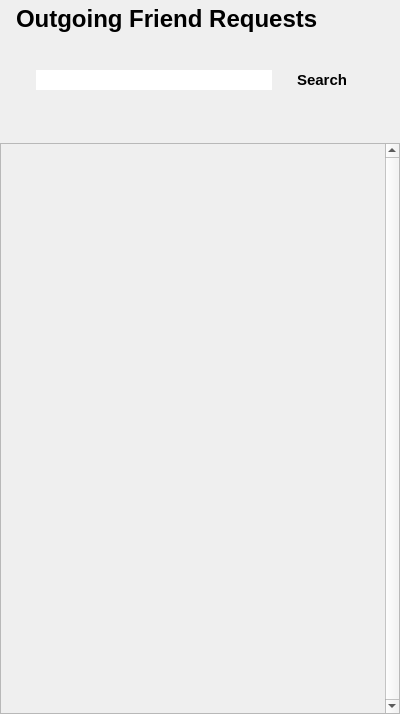
<?xml version="1.0" encoding="UTF-8"?>
<ui version="4.0">
 <class>OutgoingPage</class>
 <widget class="QWidget" name="OutgoingPage">
  <property name="geometry">
   <rect>
    <x>0</x>
    <y>0</y>
    <width>400</width>
    <height>714</height>
   </rect>
  </property>
  <property name="windowTitle">
   <string>Form</string>
  </property>
  <property name="styleSheet">
   <string notr="true"/>
  </property>
  <layout class="QVBoxLayout" name="verticalLayout">
   <property name="spacing">
    <number>0</number>
   </property>
   <property name="leftMargin">
    <number>0</number>
   </property>
   <property name="topMargin">
    <number>0</number>
   </property>
   <property name="rightMargin">
    <number>0</number>
   </property>
   <property name="bottomMargin">
    <number>0</number>
   </property>
   <item>
    <layout class="QVBoxLayout" name="verticalLayout_2" stretch="0,0">
     <property name="spacing">
      <number>20</number>
     </property>
     <property name="leftMargin">
      <number>16</number>
     </property>
     <property name="topMargin">
      <number>5</number>
     </property>
     <property name="rightMargin">
      <number>16</number>
     </property>
     <property name="bottomMargin">
      <number>35</number>
     </property>
     <item>
      <widget class="QLabel" name="label_2">
       <property name="font">
        <font>
         <pointsize>18</pointsize>
         <bold>true</bold>
        </font>
       </property>
       <property name="text">
        <string>&lt;html&gt;&lt;head/&gt;&lt;body&gt;&lt;p&gt;Outgoing Friend Requests&lt;/p&gt;&lt;/body&gt;&lt;/html&gt;</string>
       </property>
       <property name="scaledContents">
        <bool>false</bool>
       </property>
      </widget>
     </item>
     <item>
      <widget class="QFrame" name="searchFrame">
       <property name="minimumSize">
        <size>
         <width>150</width>
         <height>55</height>
        </size>
       </property>
       <property name="autoFillBackground">
        <bool>false</bool>
       </property>
       <property name="styleSheet">
        <string notr="true"/>
       </property>
       <property name="frameShape">
        <enum>QFrame::Shape::NoFrame</enum>
       </property>
       <property name="frameShadow">
        <enum>QFrame::Shadow::Raised</enum>
       </property>
       <layout class="QHBoxLayout" name="addFriendLayout_2" stretch="0,0">
        <property name="spacing">
         <number>0</number>
        </property>
        <property name="leftMargin">
         <number>20</number>
        </property>
        <property name="topMargin">
         <number>9</number>
        </property>
        <property name="rightMargin">
         <number>12</number>
        </property>
        <property name="bottomMargin">
         <number>9</number>
        </property>
        <item>
         <widget class="QLineEdit" name="searchInput">
          <property name="frame">
           <bool>false</bool>
          </property>
         </widget>
        </item>
        <item>
         <widget class="QPushButton" name="searchButton">
          <property name="minimumSize">
           <size>
            <width>100</width>
            <height>30</height>
           </size>
          </property>
          <property name="font">
           <font>
            <pointsize>11</pointsize>
            <bold>true</bold>
           </font>
          </property>
          <property name="cursor">
           <cursorShape>PointingHandCursor</cursorShape>
          </property>
          <property name="styleSheet">
           <string notr="true"/>
          </property>
          <property name="text">
           <string>Search</string>
          </property>
          <property name="flat">
           <bool>true</bool>
          </property>
         </widget>
        </item>
       </layout>
      </widget>
     </item>
    </layout>
   </item>
   <item>
    <widget class="QScrollArea" name="scrollAreaOutgoing">
     <property name="styleSheet">
      <string notr="true"/>
     </property>
     <property name="verticalScrollBarPolicy">
      <enum>Qt::ScrollBarPolicy::ScrollBarAlwaysOn</enum>
     </property>
     <property name="sizeAdjustPolicy">
      <enum>QAbstractScrollArea::SizeAdjustPolicy::AdjustIgnored</enum>
     </property>
     <property name="widgetResizable">
      <bool>true</bool>
     </property>
     <property name="alignment">
      <set>Qt::AlignmentFlag::AlignBottom|Qt::AlignmentFlag::AlignRight|Qt::AlignmentFlag::AlignTrailing</set>
     </property>
     <widget class="QWidget" name="scrollAreaWidgetContents">
      <property name="geometry">
       <rect>
        <x>0</x>
        <y>0</y>
        <width>384</width>
        <height>565</height>
       </rect>
      </property>
      <property name="sizePolicy">
       <sizepolicy hsizetype="Expanding" vsizetype="Preferred">
        <horstretch>0</horstretch>
        <verstretch>0</verstretch>
       </sizepolicy>
      </property>
      <property name="styleSheet">
       <string notr="true"/>
      </property>
      <layout class="QVBoxLayout" name="verticalLayout_5">
       <property name="spacing">
        <number>0</number>
       </property>
       <property name="leftMargin">
        <number>0</number>
       </property>
       <property name="topMargin">
        <number>0</number>
       </property>
       <property name="rightMargin">
        <number>0</number>
       </property>
       <property name="bottomMargin">
        <number>0</number>
       </property>
       <item>
        <layout class="QVBoxLayout" name="listLayout">
         <property name="spacing">
          <number>0</number>
         </property>
         <property name="rightMargin">
          <number>8</number>
         </property>
        </layout>
       </item>
      </layout>
     </widget>
    </widget>
   </item>
  </layout>
 </widget>
 <resources/>
 <connections/>
</ui>
